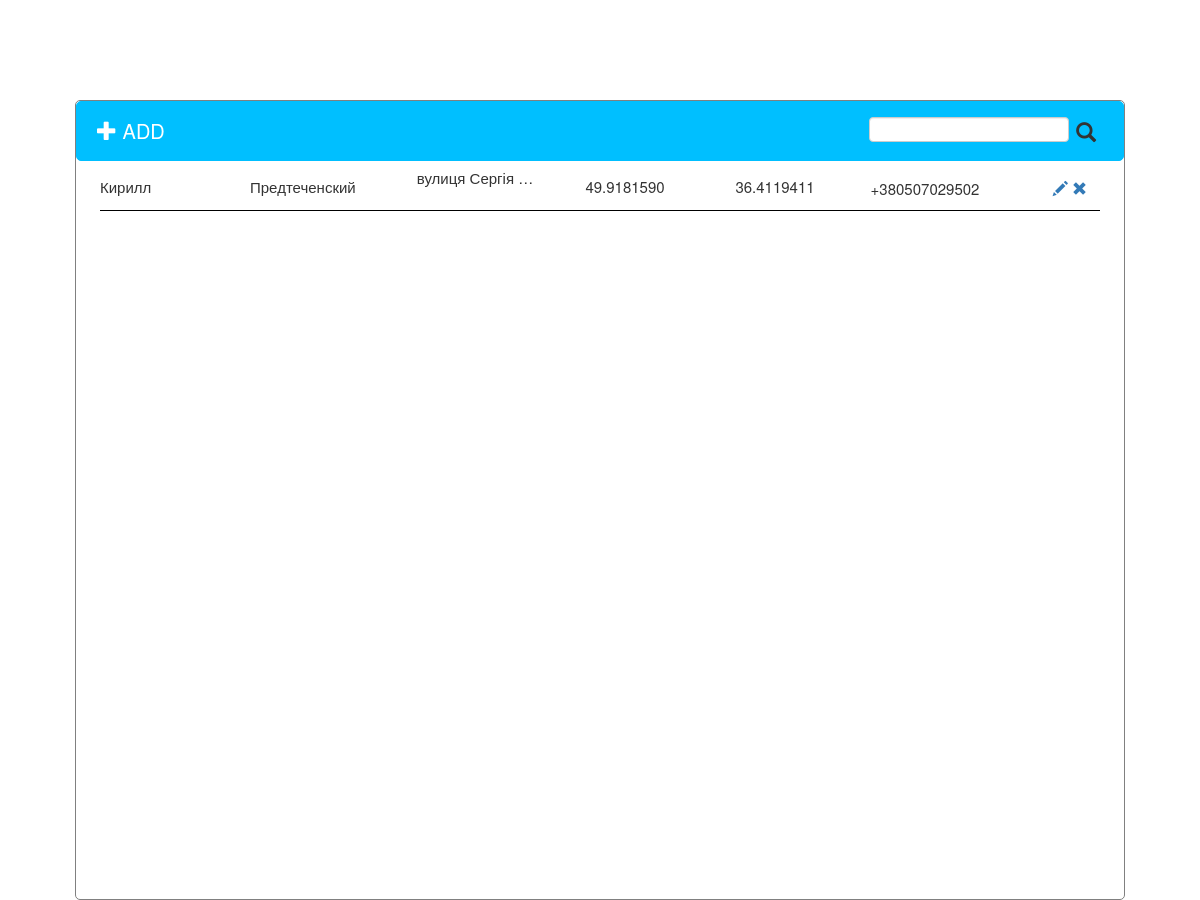
/, run on an earlier commit of the app's database.
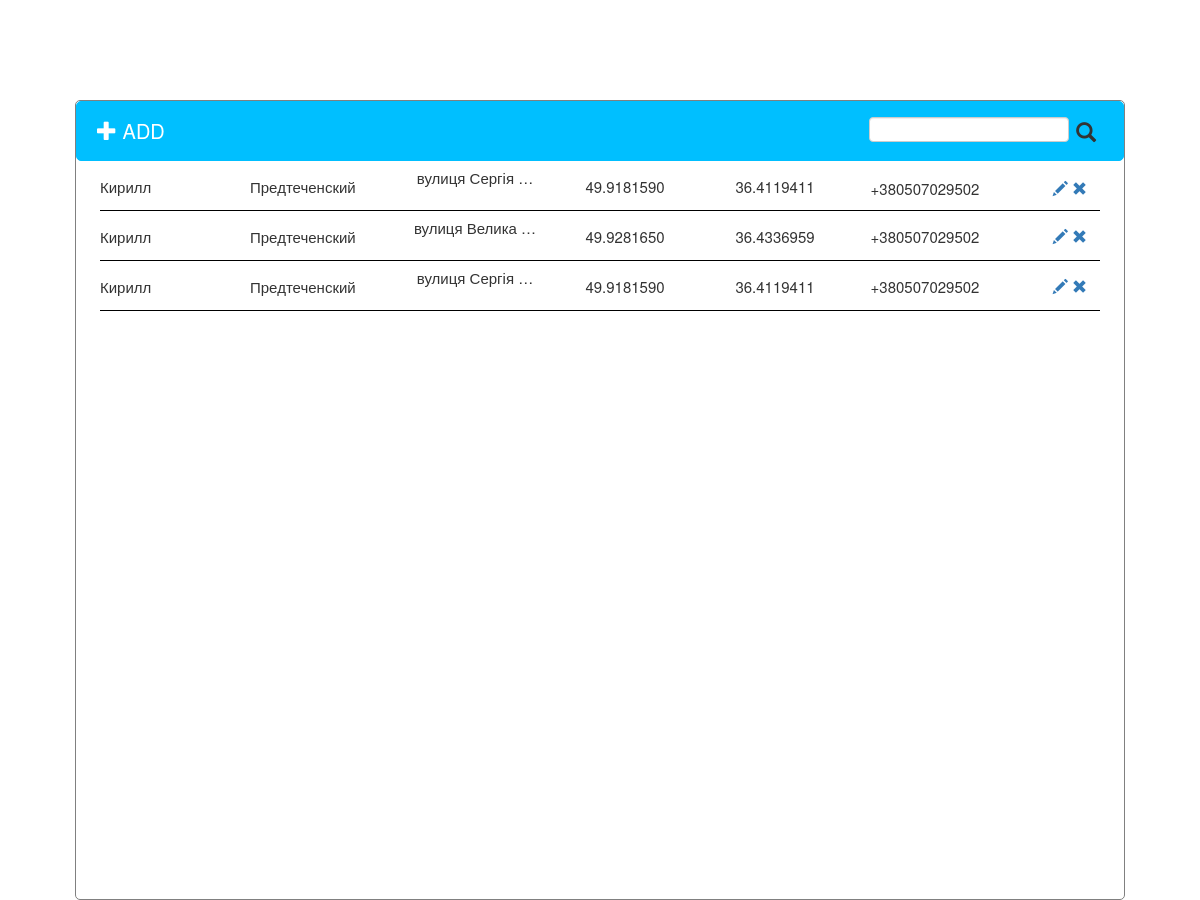
And on a later commit of the database.
### panel/models.py (models this page shows)
class Human(models.Model):
    firstName = models.CharField(verbose_name = 'Имя', max_length = 64, blank = False)
    lastName = models.CharField(verbose_name = 'Фамилия', max_length = 64, blank = False)
    address = models.CharField(verbose_name = 'Адрес', max_length = 255, blank = False)
    lat = models.DecimalField(verbose_name = 'Ширина', max_digits=9, decimal_places=7, blank = True, null=True,default=0)
    lon = models.DecimalField(verbose_name='Долгота', max_digits=10, decimal_places=7, blank = True, null=True,default=0)
    phone_number = PhoneNumberField(verbose_name = 'Телефон', blank = False)

### panel/views.py (the view)
# urls.py: url(r'^$', main, name='main'),
def main(request):
    title = 'Primary'
    humans = Human.objects.all()
    content = {
        'title' : title,
        'humans' : humans
    }
    return render(request, 'index.html', content)

### templates/index.html (shortened to what this page needs)
﻿<!DOCTYPE html>
<html>
<head>
	<link rel="stylesheet" href="https://maxcdn.bootstrapcdn.com/bootstrap/3.3.7/css/bootstrap.min.css">
    <link rel="stylesheet" href="/media/css/style.css">
</head>
<body>
	<section id='Main'>
		<div class="main_container">
			<div class="main_header">
				<a href="/add/">
					<span class="glyphicon glyphicon-plus">
					</span>
                    ADD
				</a>
				<form action="/search/" role="form" method="POST" class='search'>
					<input class="form-control" name="q" type="text">{% csrf_token %}
                    <button type="submit"><span class="glyphicon glyphicon-search"></span></button>
				</form>
			</div>
            {% for cont in humans %}
			<div class="main_single">
				<div class="main_name">
                <p>
					{{ cont.firstName }}
				</p>
                </div>
				<div class="main_name">
                <p>
					{{ cont.lastName }}
				</p>
                </div>
				<div class="main_address">
                <p class="address-p">
					{{ cont.address|truncatewords:"2" }}
				</p>
                </div>
                <div class="main_lat">
                <p>
					{{ cont.lat }}
				</p>
                </div>
                <div class="main_lon">
                <p>
					{{ cont.lon }}
				</p>
                </div>
                <div class="main_number">
                <p>
					{{ cont.phone_number }}
				</p>
                </div>
                <div class="main_control">
                    <a href="/edit/{{ cont.id }}">
                        <span class="glyphicon glyphicon-pencil"></span>
                    </a>
                    <a href="/delete/{{ cont.id }}">
                        <span class="glyphicon glyphicon-remove"></span>
                    </a>
                </div>
			</div>
            {% endfor %}
		</div>
	</section>
</body>
</html>

What changed in the data, as far as the page shows it:
added Human: firstName "Кирилл", lastName "Предтеченский", address "вулиця Велика …", lat "49.9281650", lon "36.4336959", phone_number "+380507029502"
added Human: firstName "Кирилл", lastName "Предтеченский", address "вулиця Сергія …", lat "49.9181590", lon "36.4119411", phone_number "+380507029502"
